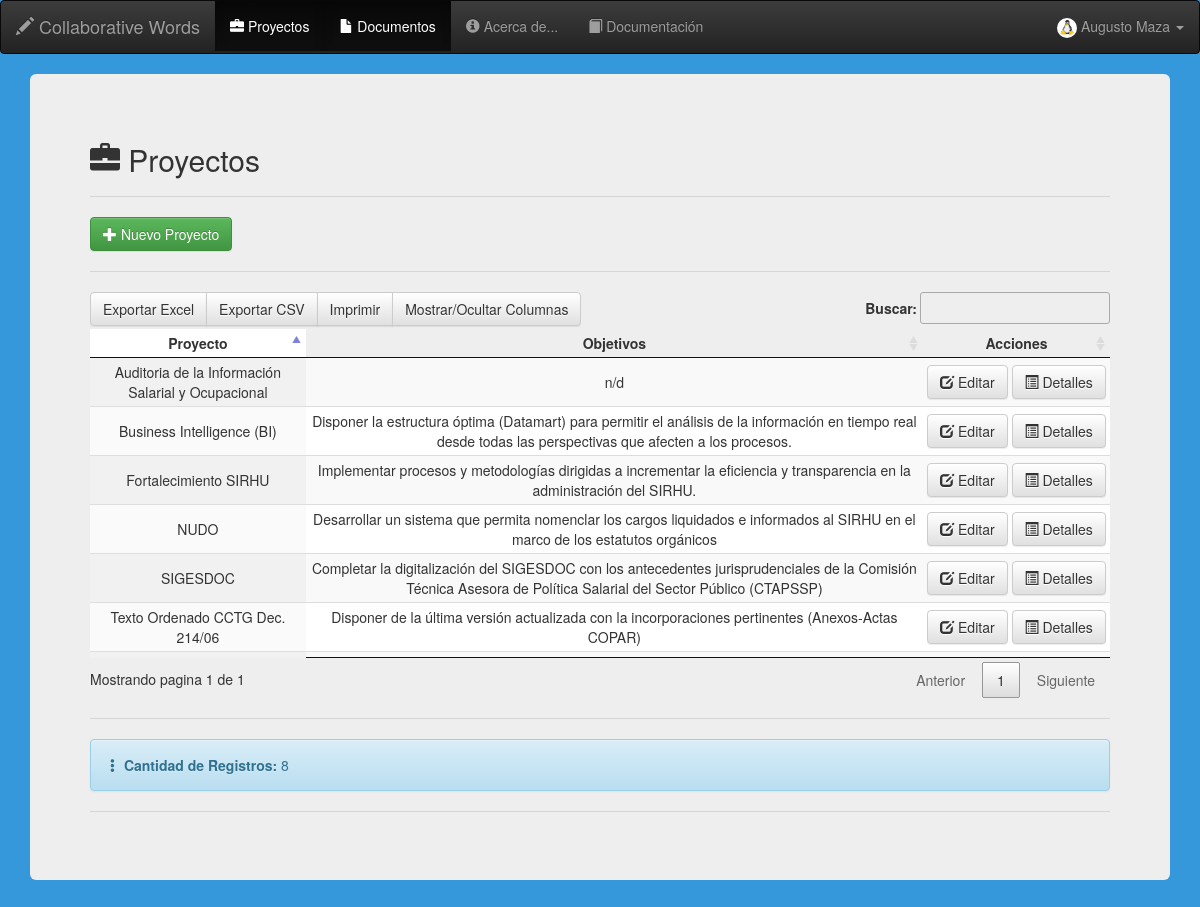
The app's page /projects (signed in) with its own data.
### app/models.py (models this page shows)
class User(db.Model, UserMixin):
    id = db.Column(db.Integer, primary_key=True, autoincrement=True)
    name = db.Column(db.String(150), unique=True)
    user = db.Column(db.String(150), unique=True)
    email = db.Column(db.String(150))
    password = db.Column(db.String(150))
    avatar = db.Column(db.String(150))
    role = db.Column(db.Integer)

class Projects(db.Model):
    id = db.Column(db.Integer, primary_key=True, autoincrement=True)
    project_name = db.Column(db.String(300), unique=True, nullable=False)
    objetives = db.Column(db.String(500), unique=True, nullable=False)

### app/views.py (the view)
@views.route('/projects')
@login_required
def projects():
    projects = Projects.query
    count = Projects.query.count()
    return render_template('projects.html', projects=projects, count=count, user=current_user)

### app/__init__.py (called while the page is built)
def create_app():
	app = Flask(__name__)
	app.config['SECRET_KEY'] = 'collaborative_words'
	app.config['SQLALCHEMY_TRACK_MODIFICATIONS'] = True
	app.config['SQLALCHEMY_DATABASE_URI'] = f'sqlite:///{DB_NAME}'
	db.init_app(app)
	from .views import views
	from .auth import auth
	app.register_blueprint(views, url_prefix='/')
	app.register_blueprint(auth, url_prefix='/')
	from .models import User
	create_database(app)
	login_manager = LoginManager()
	login_manager.login_view = 'auth.login'
	login_manager.init_app(app)
	@login_manager.user_loader
	def load_user(id):
		return User.query.get(int(id))
	return app

### app/templates/projects.html (shortened to what this page needs)
{% extends "index.html" %}
{% block content %}
  <div class="container-fluid">
    <div class="jumbotron">
      <h2><span class="glyphicon glyphicon-briefcase" aria-hidden="true"></span> Proyectos</h2><hr>
      <a href="/new-project"><button class="btn btn-success"><span class="glyphicon glyphicon-plus" aria-hidden="true"></span> Nuevo Proyecto</button></a><hr>
  <table class="display compact" style="width:100%" id="projectsTable">
    <thead>
      <tr>
        <th class='text-nowrap text-center'>Proyecto</th>
        <th class='text-nowrap text-center'>Objetivos</th>
        <th class='text-nowrap text-center'>Acciones</th>
      </tr>
    </thead>
    <tbody>
      {% for pro in projects %}
        <tr>
          <td align="center">{{ pro.project_name }}</td>
          <td align="center">{{ pro.objetives }}</td>
          <td class='text-nowrap' align="center">
              <a href="/project_edit/{{ pro.id }}" class="btn btn-default "><span class="glyphicon glyphicon-edit" aria-hidden="true"></span> Editar</a>
              <a href="/project_details/{{ pro.id }}" class="btn btn-default "><span class="glyphicon glyphicon-list-alt" aria-hidden="true"></span> Detalles</a>
          </td>
        </tr>
      {% endfor %}
    </tbody>
  </table><hr>
  <div class="alert alert-info"><span class="glyphicon glyphicon-option-vertical" aria-hidden="true"></span> <strong>Cantidad de Registros:</strong> {{ count }} </div><hr>
</div>
</div>
{% endblock %}

### app/templates/index.html (shortened to what this page needs)
<!DOCTYPE html>
<html lang="es">
<head>
    <link rel="stylesheet" href="{{ url_for('static', filename='skeleton/css/bootstrap.min.css') }}" >
    <link rel="stylesheet" href="{{ url_for('static', filename='skeleton/css/bootstrap-theme.css') }}" >
    <link rel="stylesheet" href="{{ url_for('static', filename='skeleton/css/bootstrap-theme.min.css') }}" >
    <link rel="stylesheet" href="{{ url_for('static', filename='skeleton/css/scrolling-nav.css') }}" >
    <link rel="stylesheet" href="{{ url_for('static', filename='skeleton/css/index.css') }}" >
    <link rel="stylesheet" href="{{ url_for('static', filename='skeleton/sceditor-3.1.1/minified/themes/office-toolbar.min.css') }}" id="theme-style" />
    <link rel="stylesheet" href="{{ url_for('static', filename='skeleton/Chart.js/Chart.min.css') }}" >
    <link rel="stylesheet" href="{{ url_for('static', filename='skeleton/Chart.js/Chart.css') }}" >
    <link rel="stylesheet" href="{{ url_for('static', filename='skeleton/css/jquery.dataTables.min.css') }}" >
    <link rel="stylesheet" href="{{ url_for('static', filename='skeleton/dataTables/buttons.dataTables.min.css') }}" >
    <link rel="stylesheet" href="{{ url_for('static', filename='skeleton/css/buttons.dataTables.min.css') }}" >
    <link rel="stylesheet" href="{{ url_for('static', filename='skeleton/css/buttons.bootstrap.min.css') }}" >
    <link rel="stylesheet" href="{{ url_for('static', filename='skeleton/css/jquery.dataTables-1.11.5.min.css') }}" >
    <link rel="stylesheet" href="{{ url_for('static', filename='skeleton/dataTables/fixedColumns.dataTables.min.css') }}" >
</head>
<body onload="nobackbutton();">
<nav class="navbar navbar-inverse">
  <div class="container-fluid">
    <div class="navbar-header">
    {% if user.is_authenticated %}
      <a class="navbar-brand" href="/main"><span class="glyphicon glyphicon-pencil"></span> Collaborative Words</a>
    {% else %}
    <a class="navbar-brand" href="/"><span class="glyphicon glyphicon-pencil"></span> Collaborative Words</a>
    {% endif %}
    </div>
    <ul class="nav navbar-nav">
      {% if user.is_authenticated %}
      <li class="active"><a href="/projects"><span class="glyphicon glyphicon-briefcase" aria-hidden="true"></span> Proyectos</a></li>
      <li class="active"><a href="/documents"><span class="glyphicon glyphicon-file" aria-hidden="true"></span> Documentos</a></li>
    </ul>
    <ul class="nav navbar-nav">
      <li><a href="/about"><span class="glyphicon glyphicon-info-sign"></span> Acerca de...</a></li>
      <li><a href="/how-to"><span class="glyphicon glyphicon-book"></span> Documentación</a></li>
    </ul>
    <ul class="nav navbar-nav navbar-right">
      <li class="dropdown">
        <a class="dropdown-toggle" data-toggle="dropdown" href="#"><img src="static/avatars/{{ user.avatar }}" alt="user" class="avatar"> {{ user.name }}
        <span class="caret"></span></a>
      </li>
    </ul>
    {% else %}
      <li><a href="/sign-up"><span class="glyphicon glyphicon-ok-circle"></span> Registrarse</a></li>
      <li><a href="/password"><span class="glyphicon glyphicon-exclamation-sign"></span> Olvidé mi Password</a></li>
    {% endif %}
  </div>
</nav>
<div class="container-fluid">
  {% block content %}{% endblock %}
</div>
</body>
</html>

### app/static/skeleton/css/index.css (style rules this page uses)
.avatar { vertical-align: middle; horizontal-align: right; width: 20px; height: 20px; border-radius: 60%; }
body { background-color: #3498db; background-repeat: no-repeat; background-attachment: fixed; background-size: cover; }

### records on screen
User: avatar (picture), name "Augusto Maza"
Projects: project_name "Fortalecimiento SIRHU", objetives "Implementar procesos y metodologías dirigidas a incrementar la eficiencia y transparencia en la administración del SIRHU."
Projects: project_name "Business Intelligence (BI)", objetives "Disponer la estructura óptima (Datamart) para permitir el análisis de la información en tiempo real desde todas las perspectivas que afecten a los procesos."
Projects: project_name "SIGESDOC", objetives "Completar la digitalización del SIGESDOC con los antecedentes jurisprudenciales de la Comisión Técnica Asesora de Política Salarial del Sector Público (CTAPSSP)"
Projects: project_name "Auditoria de la Información Salarial y Ocupacional", objetives "n/d"
Projects: project_name "NUDO", objetives "Desarrollar un sistema que permita nomenclar los cargos liquidados e informados al SIRHU en el marco de los estatutos orgánicos"
Projects: project_name "Texto Ordenado CCTG Dec. 214/06", objetives "Disponer de la última versión actualizada con la incorporaciones pertinentes (Anexos-Actas COPAR)"

### other values on screen
{{ count }} "8"
